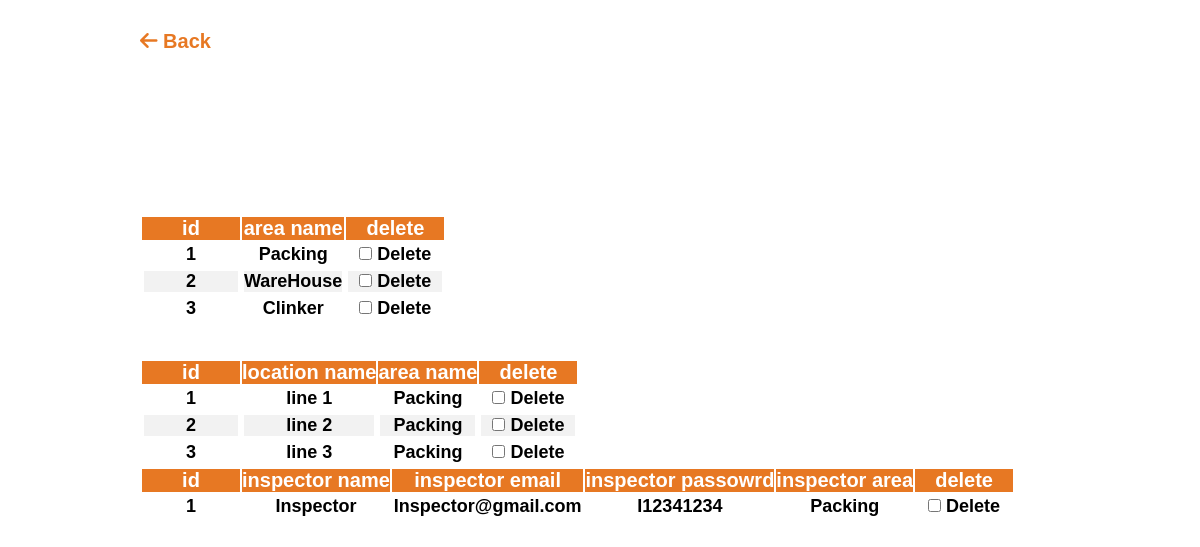
Before: /allAreas.php (signed in) with the older database file.
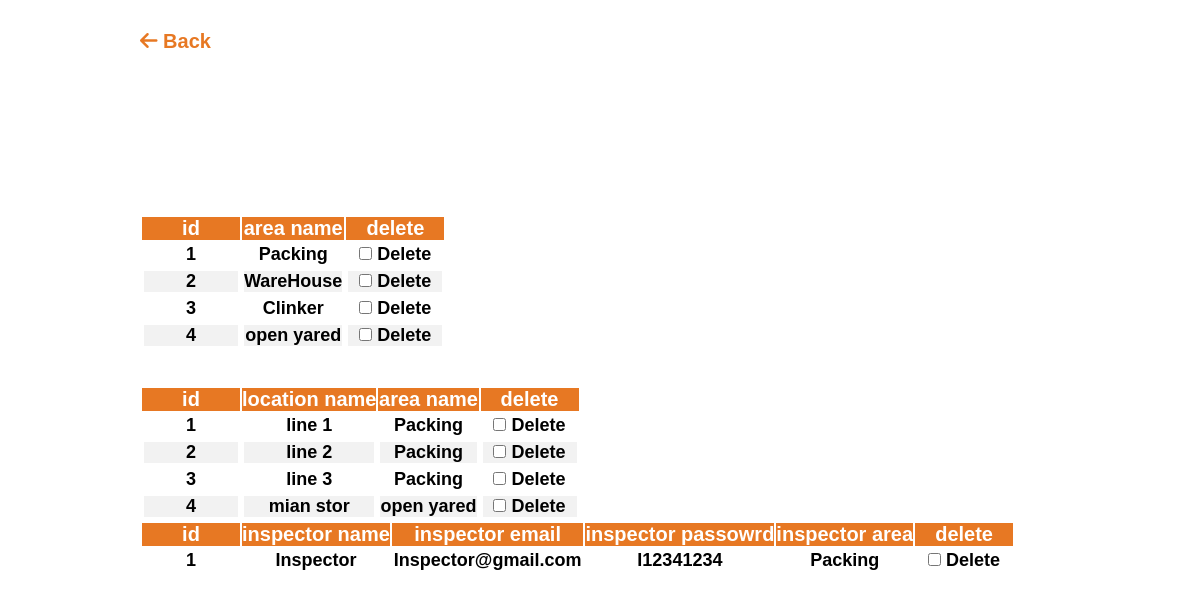
After: the same page with the newer database file.
### tables this page shows
CREATE TABLE `area` (
  `id` int(11) NOT NULL,
  `number` varchar(255) NOT NULL,
  `name` varchar(255) NOT NULL
);

CREATE TABLE `areaitems` (
  `id` int(11) NOT NULL,
  `number` varchar(255) NOT NULL,
  `areaId` varchar(255) NOT NULL,
  `name` varchar(255) NOT NULL
);

CREATE TABLE `users` (
  `id` int(50) NOT NULL,
  `token` varchar(255) NOT NULL,
  `username` varchar(255) NOT NULL,
  `email` varchar(255) NOT NULL,
  `password` varchar(255) NOT NULL,
  `area` varchar(255) NOT NULL,
  `type` varchar(30) NOT NULL,
  `requestNum` varchar(255) NOT NULL,
  `main` varchar(5) NOT NULL DEFAULT 'no'
);

### includes/classes/Area.php (called while the page is built, shortened)
<?php
class Area
{
    private $con;
    public function __construct($con)
    {
        $this->con = $con;
    }
    public function getArea($all = null)
    {
        $query = $this->con->prepare("SELECT * FROM area ");
        $query->execute();
        $rows = array();
        if ($all) {
            while ($row = $query->fetch(PDO::FETCH_ASSOC)) {
                $rows[] = $row;
            }
            return $rows;
        }
    }
    public function getLocation()
    {
        $query = $this->con->prepare("SELECT * FROM areaitems ");
        $query->execute();
        $rows = array();
        while ($row = $query->fetch(PDO::FETCH_ASSOC)) {
            $rows[] = $row;
        }
        return $rows;
    }
    public function getAreaName($ai)
    {
        $query = $this->con->prepare("SELECT * FROM area Where number =:ai");
        $query->bindValue(":ai", $ai);
        $query->execute();
        $html = "";
        while ($row = $query->fetch(PDO::FETCH_ASSOC)) {
            $areaName = $row["name"];
            $html = $areaName;
        }
        return $html;
    }
}
?>

### includes/classes/Account.php (called while the page is built, shortened)
<?php
class Account
{
    private $con;
    public function __construct($con)
    {
        $this->con = $con;
    }
    public function getAccountByType($type)
    {
        $query = $this->con->prepare("SELECT * FROM users WHERE type=:type");
        $query->bindValue(':type', $type);
        $query->execute();
        $rows = array();
        while ($row = $query->fetch(PDO::FETCH_ASSOC)) {
            $rows[] = $row;
        }
        return $rows;
    }
}
?>

### allAreas.php (the view, shortened to what the changed rows need)
<?php
include_once('includes/classes/Account.php');
include_once('includes/classes/Area.php');
$account = new Account($con);
$inspectors = $account->getAccountByType('inspector');
$area = new Area($con);
$areas = $area->getArea(true);
$locations = $area->getLocation();
?>
<!DOCTYPE html>
<html lang="en">
<head>
    <link rel="stylesheet" href="boxicons/css/boxicons.min.css">
    <link rel="stylesheet" href="dashboard.css">
</head>
<body>
<div class="wrappereq">
  <div class="login-container" id="login">
<div class="top">
<div style="overflow-x:auto;">
    <form method="POST" action="">
        <br>
        <br>
        <br>
        <br>
        <table>
            <thead>
                <tr>
                    <th>id</th>
                    <th>area name</th>
                    <th>delete</th>
                </tr>
            </thead>
            <tbody>
                <?php
                foreach ($areas as $area) {
                    echo '
                    <tr>
                        <td>' . $area["number"] . '</td>
                        <td>' . $area["name"] . '</td>
                        <td><input type="checkbox" name="deleteArea[]" value="' . $area["number"] . '"> Delete</td>
                    </tr>
                ';
                }
                ?>
            </tbody>
        </table>
    </form>
    <br>
    <br>
    <form method="POST" action="">
        <table>
            <thead>
                <tr>
                    <th>id</th>
                    <th>location name</th>
                    <th>area name</th>
                    <th>delete</th>
                </tr>
            </thead>
            <tbody>
                <?php
                foreach ($locations as $location) {
                    $area = new Area($con);
                    $areaName = $area->getAreaName($location["areaId"]);
                    echo '
                    <tr>
                        <td>' . $location["number"] . '</td>
                        <td>' . $location["name"] . '</td>
                        <td>' . $areaName . '</td>
                        <td><input type="checkbox" name="deleteLocation[]" value="' . $location["number"] . '"> Delete</td>
                    </tr>
                ';
                }
                ?>
            </tbody>
        </table>
    </form>
    <form method="POST" action="">
        <table>
            <thead>
                <tr>
                    <th>id</th>
                    <th>inspector name</th>
                    <th>inspector email</th>
                    <th>inspector passowrd</th>
                    <th>inspector area</th>
                    <th>delete</th>
                </tr>
            </thead>
            <tbody>
                <?php
                $id = 1;
                foreach ($inspectors as $inspector) {
                    $area = new Area($con);
                    $areaName = $area->getAreaName($inspector["area"]);
                    echo '
                        <tr>
                            <td>' . $id . '</td>
                            <td>' . $inspector["username"] . '</td>
                            <td>' . $inspector["email"] . '</td>
                            <td>' . $inspector["password"] . '</td>
                            <td>' . $areaName . '</td>
                            <td><input type="checkbox" name="deleteinspector[]" value="' . $inspector["username"] . '"> Delete</td>
                        </tr>
                    ';
                    $id++;
                }
                ?>
            </tbody>
        </table>
    </form>
</body>
</html>

Changed rows visible on the page:
added area: number "4", name "open yared"
added areaitems: number "4", name "mian stor", areaId.name "open yared"
